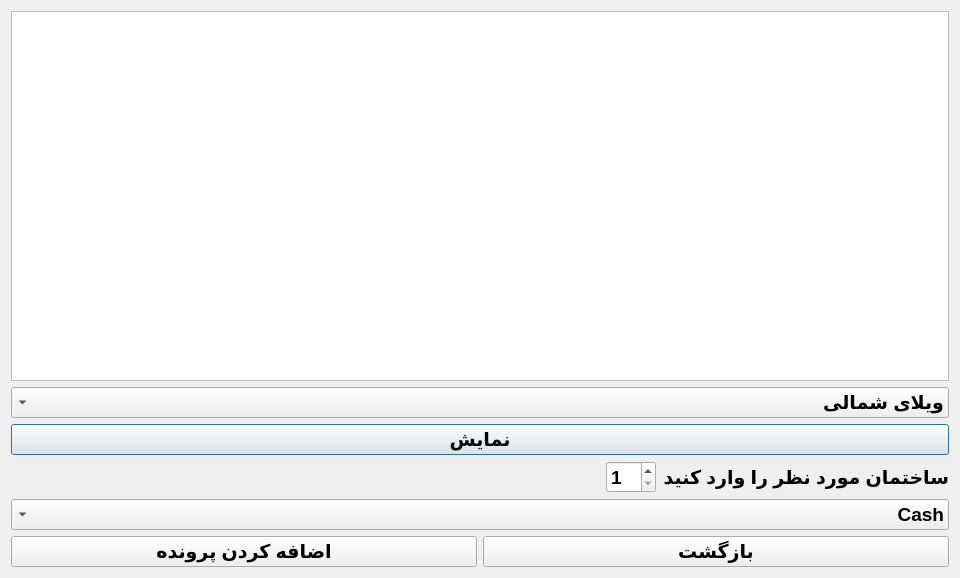
<?xml version="1.0" encoding="UTF-8"?>
<ui version="4.0">
 <class>sellform</class>
 <widget class="QDialog" name="sellform">
  <property name="geometry">
   <rect>
    <x>0</x>
    <y>0</y>
    <width>960</width>
    <height>578</height>
   </rect>
  </property>
  <property name="windowTitle">
   <string>Dialog</string>
  </property>
  <layout class="QVBoxLayout" name="verticalLayout">
   <item>
    <widget class="QTextEdit" name="textEdit">
     <property name="readOnly">
      <bool>true</bool>
     </property>
    </widget>
   </item>
   <item>
    <widget class="QComboBox" name="comboBox">
     <property name="sizePolicy">
      <sizepolicy hsizetype="Preferred" vsizetype="Preferred">
       <horstretch>0</horstretch>
       <verstretch>0</verstretch>
      </sizepolicy>
     </property>
     <property name="font">
      <font>
       <pointsize>14</pointsize>
       <weight>75</weight>
       <bold>true</bold>
      </font>
     </property>
     <property name="layoutDirection">
      <enum>Qt::RightToLeft</enum>
     </property>
     <item>
      <property name="text">
       <string>ویلای شمالی</string>
      </property>
     </item>
     <item>
      <property name="text">
       <string>ویلای جنوبی</string>
      </property>
     </item>
     <item>
      <property name="text">
       <string>خانه اپارتمانی</string>
      </property>
     </item>
    </widget>
   </item>
   <item>
    <widget class="QPushButton" name="pushButton">
     <property name="font">
      <font>
       <pointsize>14</pointsize>
       <weight>75</weight>
       <bold>true</bold>
      </font>
     </property>
     <property name="text">
      <string>نمایش</string>
     </property>
    </widget>
   </item>
   <item>
    <layout class="QHBoxLayout" name="horizontalLayout_4">
     <item>
      <spacer name="horizontalSpacer_2">
       <property name="orientation">
        <enum>Qt::Horizontal</enum>
       </property>
       <property name="sizeHint" stdset="0">
        <size>
         <width>40</width>
         <height>20</height>
        </size>
       </property>
      </spacer>
     </item>
     <item>
      <widget class="QSpinBox" name="spinBox_2">
       <property name="sizePolicy">
        <sizepolicy hsizetype="Minimum" vsizetype="Preferred">
         <horstretch>0</horstretch>
         <verstretch>0</verstretch>
        </sizepolicy>
       </property>
       <property name="font">
        <font>
         <pointsize>14</pointsize>
         <weight>75</weight>
         <bold>true</bold>
        </font>
       </property>
       <property name="minimum">
        <number>1</number>
       </property>
       <property name="maximum">
        <number>20</number>
       </property>
      </widget>
     </item>
     <item>
      <widget class="QLabel" name="label_2">
       <property name="sizePolicy">
        <sizepolicy hsizetype="Preferred" vsizetype="Preferred">
         <horstretch>0</horstretch>
         <verstretch>0</verstretch>
        </sizepolicy>
       </property>
       <property name="font">
        <font>
         <pointsize>14</pointsize>
         <weight>75</weight>
         <bold>true</bold>
        </font>
       </property>
       <property name="text">
        <string>ساختمان مورد نظر را وارد کنید</string>
       </property>
      </widget>
     </item>
    </layout>
   </item>
   <item>
    <widget class="QComboBox" name="condition">
     <property name="font">
      <font>
       <pointsize>14</pointsize>
       <weight>75</weight>
       <bold>true</bold>
      </font>
     </property>
     <property name="layoutDirection">
      <enum>Qt::RightToLeft</enum>
     </property>
     <item>
      <property name="text">
       <string>Cash</string>
      </property>
     </item>
     <item>
      <property name="text">
       <string>Check</string>
      </property>
     </item>
    </widget>
   </item>
   <item>
    <layout class="QHBoxLayout" name="horizontalLayout_3">
     <item>
      <widget class="QPushButton" name="pushButton_4">
       <property name="sizePolicy">
        <sizepolicy hsizetype="Minimum" vsizetype="Preferred">
         <horstretch>0</horstretch>
         <verstretch>0</verstretch>
        </sizepolicy>
       </property>
       <property name="font">
        <font>
         <pointsize>14</pointsize>
         <weight>75</weight>
         <bold>true</bold>
        </font>
       </property>
       <property name="text">
        <string>اضافه کردن پرونده</string>
       </property>
      </widget>
     </item>
     <item>
      <widget class="QPushButton" name="pushButton_5">
       <property name="sizePolicy">
        <sizepolicy hsizetype="Minimum" vsizetype="Preferred">
         <horstretch>0</horstretch>
         <verstretch>0</verstretch>
        </sizepolicy>
       </property>
       <property name="font">
        <font>
         <pointsize>14</pointsize>
         <weight>75</weight>
         <bold>true</bold>
        </font>
       </property>
       <property name="text">
        <string>بازگشت</string>
       </property>
      </widget>
     </item>
    </layout>
   </item>
  </layout>
 </widget>
 <resources/>
 <connections/>
</ui>
